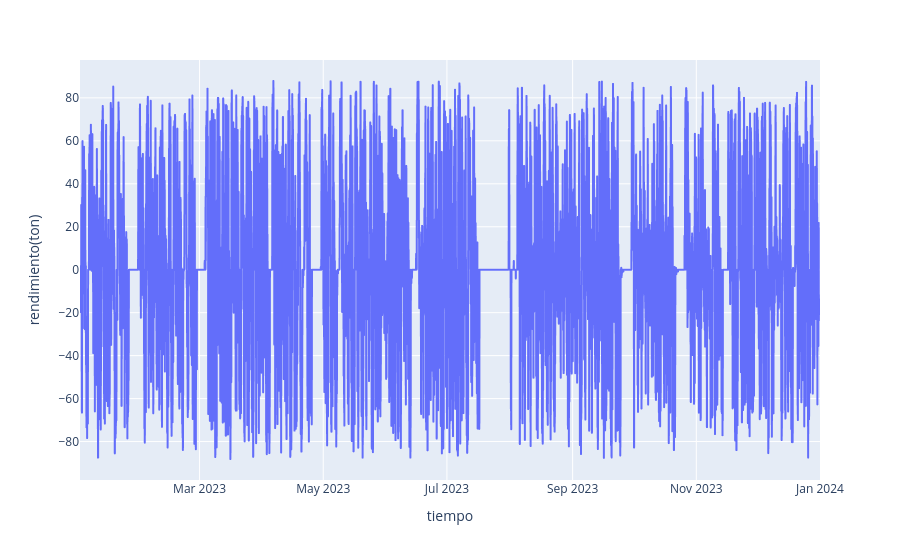

Here is the notebook cell this chart was saved with:
### Code cell
variable = df_trend.columns[5]
data = df_derivative_trend
linePlot(data = data, x=data.index, y=variable, color=None)

### Figure 1 — Plotly figure (JSON) as saved in the notebook; plotly's stock layout.template omitted (floating-point values rounded to 4 significant figures; data arrays with more than 128 entries replaced by an {"elided": "..."} marker saying what was removed)
{"data": [{"hovertemplate": "tiempo=%{x}<br>rendimiento(ton)=%{y}<extra></extra>", "legendgroup": "", "line": {"color": "#636efa", "dash": "solid"}, "marker": {"symbol": "circle"}, "mode": "lines", "name": "", "showlegend": false, "type": "scattergl", "x": {"elided": "8760 str values"}, "xaxis": "x", "y": {"elided": "8760 float values"}, "yaxis": "y"}], "layout": {"legend": {"tracegroupgap": 0}, "margin": {"t": 60}, "xaxis": {"anchor": "y", "domain": [0, 1], "title": {"text": "tiempo"}}, "yaxis": {"anchor": "x", "domain": [0, 1], "title": {"text": "rendimiento(ton)"}}}}
